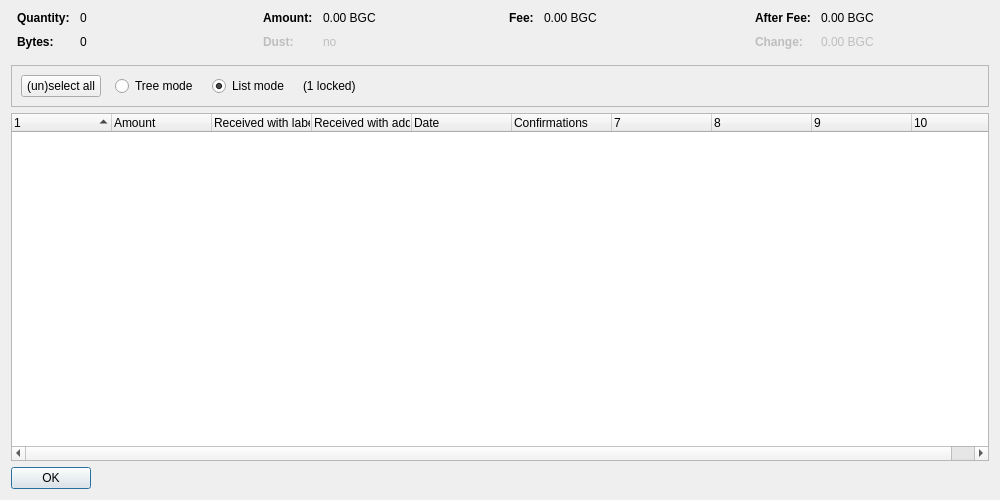
<?xml version="1.0" encoding="UTF-8"?>
<ui version="4.0">
 <class>CoinControlDialog</class>
 <widget class="QDialog" name="CoinControlDialog">
  <property name="geometry">
   <rect>
    <x>0</x>
    <y>0</y>
    <width>1000</width>
    <height>500</height>
   </rect>
  </property>
  <property name="windowTitle">
   <string>Coin Selection</string>
  </property>
  <layout class="QVBoxLayout" name="verticalLayout">
   <item>
    <layout class="QHBoxLayout" name="horizontalLayoutTop" stretch="0,0,0,0">
     <property name="topMargin">
      <number>0</number>
     </property>
     <property name="bottomMargin">
      <number>10</number>
     </property>
     <item>
      <layout class="QFormLayout" name="formLayoutCoinControl1">
       <property name="horizontalSpacing">
        <number>10</number>
       </property>
       <property name="verticalSpacing">
        <number>10</number>
       </property>
       <property name="leftMargin">
        <number>6</number>
       </property>
       <property name="rightMargin">
        <number>6</number>
       </property>
       <item row="0" column="0">
        <widget class="QLabel" name="labelCoinControlQuantityText">
         <property name="font">
          <font>
           <weight>75</weight>
           <bold>true</bold>
          </font>
         </property>
         <property name="text">
          <string>Quantity:</string>
         </property>
        </widget>
       </item>
       <item row="0" column="1">
        <widget class="QLabel" name="labelCoinControlQuantity">
         <property name="cursor">
          <cursorShape>IBeamCursor</cursorShape>
         </property>
         <property name="contextMenuPolicy">
          <enum>Qt::ActionsContextMenu</enum>
         </property>
         <property name="text">
          <string notr="true">0</string>
         </property>
         <property name="textInteractionFlags">
          <set>Qt::LinksAccessibleByMouse|Qt::TextSelectableByKeyboard|Qt::TextSelectableByMouse</set>
         </property>
        </widget>
       </item>
       <item row="1" column="0">
        <widget class="QLabel" name="labelCoinControlBytesText">
         <property name="font">
          <font>
           <weight>75</weight>
           <bold>true</bold>
          </font>
         </property>
         <property name="text">
          <string>Bytes:</string>
         </property>
        </widget>
       </item>
       <item row="1" column="1">
        <widget class="QLabel" name="labelCoinControlBytes">
         <property name="cursor">
          <cursorShape>IBeamCursor</cursorShape>
         </property>
         <property name="contextMenuPolicy">
          <enum>Qt::ActionsContextMenu</enum>
         </property>
         <property name="text">
          <string notr="true">0</string>
         </property>
         <property name="textInteractionFlags">
          <set>Qt::LinksAccessibleByMouse|Qt::TextSelectableByKeyboard|Qt::TextSelectableByMouse</set>
         </property>
        </widget>
       </item>
      </layout>
     </item>
     <item>
      <layout class="QFormLayout" name="formLayoutCoinControl2">
       <property name="horizontalSpacing">
        <number>10</number>
       </property>
       <property name="verticalSpacing">
        <number>10</number>
       </property>
       <property name="leftMargin">
        <number>6</number>
       </property>
       <property name="rightMargin">
        <number>6</number>
       </property>
       <item row="0" column="0">
        <widget class="QLabel" name="labelCoinControlAmountText">
         <property name="font">
          <font>
           <weight>75</weight>
           <bold>true</bold>
          </font>
         </property>
         <property name="text">
          <string>Amount:</string>
         </property>
        </widget>
       </item>
       <item row="0" column="1">
        <widget class="QLabel" name="labelCoinControlAmount">
         <property name="cursor">
          <cursorShape>IBeamCursor</cursorShape>
         </property>
         <property name="contextMenuPolicy">
          <enum>Qt::ActionsContextMenu</enum>
         </property>
         <property name="text">
          <string notr="true">0.00 BGC</string>
         </property>
         <property name="textInteractionFlags">
          <set>Qt::LinksAccessibleByMouse|Qt::TextSelectableByKeyboard|Qt::TextSelectableByMouse</set>
         </property>
        </widget>
       </item>
       <item row="1" column="0">
        <widget class="QLabel" name="labelCoinControlLowOutputText">
         <property name="enabled">
          <bool>false</bool>
         </property>
         <property name="font">
          <font>
           <weight>75</weight>
           <bold>true</bold>
          </font>
         </property>
         <property name="text">
          <string>Dust:</string>
         </property>
        </widget>
       </item>
       <item row="1" column="1">
        <widget class="QLabel" name="labelCoinControlLowOutput">
         <property name="enabled">
          <bool>false</bool>
         </property>
         <property name="cursor">
          <cursorShape>IBeamCursor</cursorShape>
         </property>
         <property name="contextMenuPolicy">
          <enum>Qt::ActionsContextMenu</enum>
         </property>
         <property name="text">
          <string notr="true">no</string>
         </property>
         <property name="textInteractionFlags">
          <set>Qt::LinksAccessibleByMouse|Qt::TextSelectableByKeyboard|Qt::TextSelectableByMouse</set>
         </property>
        </widget>
       </item>
      </layout>
     </item>
     <item>
      <layout class="QFormLayout" name="formLayoutCoinControl3">
       <property name="horizontalSpacing">
        <number>10</number>
       </property>
       <property name="verticalSpacing">
        <number>10</number>
       </property>
       <property name="leftMargin">
        <number>6</number>
       </property>
       <property name="rightMargin">
        <number>6</number>
       </property>
       <item row="0" column="0">
        <widget class="QLabel" name="labelCoinControlFeeText">
         <property name="font">
          <font>
           <weight>75</weight>
           <bold>true</bold>
          </font>
         </property>
         <property name="text">
          <string>Fee:</string>
         </property>
        </widget>
       </item>
       <item row="0" column="1">
        <widget class="QLabel" name="labelCoinControlFee">
         <property name="cursor">
          <cursorShape>IBeamCursor</cursorShape>
         </property>
         <property name="contextMenuPolicy">
          <enum>Qt::ActionsContextMenu</enum>
         </property>
         <property name="text">
          <string notr="true">0.00 BGC</string>
         </property>
         <property name="textInteractionFlags">
          <set>Qt::LinksAccessibleByMouse|Qt::TextSelectableByKeyboard|Qt::TextSelectableByMouse</set>
         </property>
        </widget>
       </item>
      </layout>
     </item>
     <item>
      <layout class="QFormLayout" name="formLayoutCoinControl4">
       <property name="horizontalSpacing">
        <number>10</number>
       </property>
       <property name="verticalSpacing">
        <number>10</number>
       </property>
       <property name="leftMargin">
        <number>6</number>
       </property>
       <property name="rightMargin">
        <number>6</number>
       </property>
       <item row="0" column="0">
        <widget class="QLabel" name="labelCoinControlAfterFeeText">
         <property name="font">
          <font>
           <weight>75</weight>
           <bold>true</bold>
          </font>
         </property>
         <property name="text">
          <string>After Fee:</string>
         </property>
        </widget>
       </item>
       <item row="0" column="1">
        <widget class="QLabel" name="labelCoinControlAfterFee">
         <property name="cursor">
          <cursorShape>IBeamCursor</cursorShape>
         </property>
         <property name="contextMenuPolicy">
          <enum>Qt::ActionsContextMenu</enum>
         </property>
         <property name="text">
          <string notr="true">0.00 BGC</string>
         </property>
         <property name="textInteractionFlags">
          <set>Qt::LinksAccessibleByMouse|Qt::TextSelectableByKeyboard|Qt::TextSelectableByMouse</set>
         </property>
        </widget>
       </item>
       <item row="1" column="0">
        <widget class="QLabel" name="labelCoinControlChangeText">
         <property name="enabled">
          <bool>false</bool>
         </property>
         <property name="font">
          <font>
           <weight>75</weight>
           <bold>true</bold>
          </font>
         </property>
         <property name="text">
          <string>Change:</string>
         </property>
        </widget>
       </item>
       <item row="1" column="1">
        <widget class="QLabel" name="labelCoinControlChange">
         <property name="enabled">
          <bool>false</bool>
         </property>
         <property name="cursor">
          <cursorShape>IBeamCursor</cursorShape>
         </property>
         <property name="contextMenuPolicy">
          <enum>Qt::ActionsContextMenu</enum>
         </property>
         <property name="text">
          <string notr="true">0.00 BGC</string>
         </property>
         <property name="textInteractionFlags">
          <set>Qt::LinksAccessibleByMouse|Qt::TextSelectableByKeyboard|Qt::TextSelectableByMouse</set>
         </property>
        </widget>
       </item>
      </layout>
     </item>
    </layout>
   </item>
   <item>
    <widget class="QFrame" name="frame">
     <property name="minimumSize">
      <size>
       <width>0</width>
       <height>40</height>
      </size>
     </property>
     <property name="frameShape">
      <enum>QFrame::StyledPanel</enum>
     </property>
     <property name="frameShadow">
      <enum>QFrame::Sunken</enum>
     </property>
     <layout class="QHBoxLayout" name="horizontalLayout">
      <item>
       <layout class="QHBoxLayout" name="horizontalLayoutPanel" stretch="0,0,0,0,0">
        <property name="spacing">
         <number>14</number>
        </property>
        <item>
         <widget class="QPushButton" name="pushButtonSelectAll">
          <property name="sizePolicy">
           <sizepolicy hsizetype="Maximum" vsizetype="Fixed">
            <horstretch>0</horstretch>
            <verstretch>0</verstretch>
           </sizepolicy>
          </property>
          <property name="text">
           <string>(un)select all</string>
          </property>
          <property name="autoDefault">
           <bool>false</bool>
          </property>
         </widget>
        </item>
        <item>
         <widget class="QRadioButton" name="radioTreeMode">
          <property name="sizePolicy">
           <sizepolicy hsizetype="Maximum" vsizetype="Fixed">
            <horstretch>0</horstretch>
            <verstretch>0</verstretch>
           </sizepolicy>
          </property>
          <property name="text">
           <string>Tree mode</string>
          </property>
         </widget>
        </item>
        <item>
         <widget class="QRadioButton" name="radioListMode">
          <property name="sizePolicy">
           <sizepolicy hsizetype="Maximum" vsizetype="Fixed">
            <horstretch>0</horstretch>
            <verstretch>0</verstretch>
           </sizepolicy>
          </property>
          <property name="text">
           <string>List mode</string>
          </property>
          <property name="checked">
           <bool>true</bool>
          </property>
         </widget>
        </item>
        <item>
         <widget class="QLabel" name="labelLocked">
          <property name="text">
           <string notr="true">(1 locked)</string>
          </property>
         </widget>
        </item>
        <item>
         <spacer name="horizontalSpacer">
          <property name="orientation">
           <enum>Qt::Horizontal</enum>
          </property>
          <property name="sizeHint" stdset="0">
           <size>
            <width>40</width>
            <height>20</height>
           </size>
          </property>
         </spacer>
        </item>
       </layout>
      </item>
     </layout>
    </widget>
   </item>
   <item>
    <widget class="CoinControlTreeWidget" name="treeWidget">
     <property name="contextMenuPolicy">
      <enum>Qt::CustomContextMenu</enum>
     </property>
     <property name="sortingEnabled">
      <bool>false</bool>
     </property>
     <property name="columnCount">
      <number>10</number>
     </property>
     <attribute name="headerShowSortIndicator" stdset="0">
      <bool>true</bool>
     </attribute>
     <attribute name="headerStretchLastSection">
      <bool>false</bool>
     </attribute>
     <column>
      <property name="text">
       <string/>
      </property>
     </column>
     <column>
      <property name="text">
       <string>Amount</string>
      </property>
     </column>
     <column>
      <property name="text">
       <string>Received with label</string>
      </property>
     </column>
     <column>
      <property name="text">
       <string>Received with address</string>
      </property>
     </column>
     <column>
      <property name="text">
       <string>Date</string>
      </property>
     </column>
     <column>
      <property name="text">
       <string>Confirmations</string>
      </property>
      <property name="toolTip">
       <string>Confirmed</string>
      </property>
     </column>
     <column>
      <property name="text">
       <string/>
      </property>
     </column>
     <column>
      <property name="text">
       <string/>
      </property>
     </column>
     <column>
      <property name="text">
       <string/>
      </property>
     </column>
     <column>
      <property name="text">
       <string/>
      </property>
     </column>
    </widget>
   </item>
   <item>
    <widget class="QDialogButtonBox" name="buttonBox">
     <property name="sizePolicy">
      <sizepolicy hsizetype="Maximum" vsizetype="Fixed">
       <horstretch>0</horstretch>
       <verstretch>0</verstretch>
      </sizepolicy>
     </property>
     <property name="orientation">
      <enum>Qt::Horizontal</enum>
     </property>
     <property name="standardButtons">
      <set>QDialogButtonBox::Ok</set>
     </property>
    </widget>
   </item>
  </layout>
 </widget>
 <customwidgets>
  <customwidget>
   <class>CoinControlTreeWidget</class>
   <extends>QTreeWidget</extends>
   <header>coincontroltreewidget.h</header>
  </customwidget>
 </customwidgets>
 <resources/>
 <connections/>
</ui>
